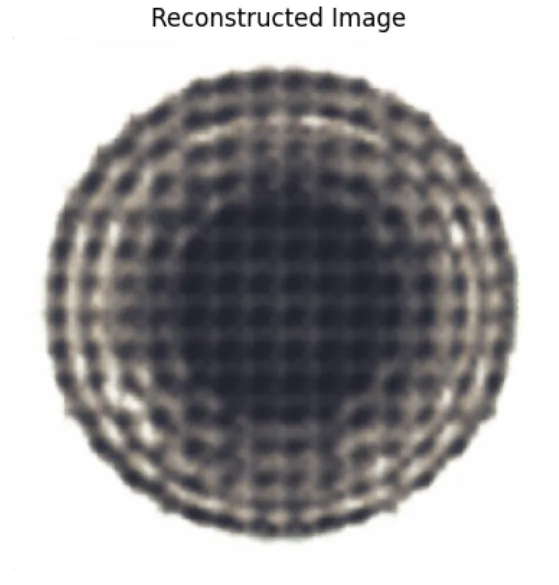
#> input picture noisy_img.png, 559 x 585 px
$ python test.py
#> lines starting #> are read from the running program, lines starting #| are printed output that depends on the picture; after the words box and inside, x2 and y2 are one past the last pixel; in counts of white or black regions, pixels touching at a corner belong together
import cv2
import numpy as np
import matplotlib.pyplot as plt
from skimage import restoration, img_as_float, img_as_ubyte
import os
import sys
from scipy import ndimage, signal
from pathlib import Path

# Verifica versioni delle librerie
import skimage
print(f"scikit-image version: {skimage.__version__}")
print(f"OpenCV version: {cv2.__version__}")

if __name__ == "__main__":
    # Crea la directory di output se non esiste
    output_dir = Path("denoised_img")
    output_dir.mkdir(exist_ok=True)

    # Nome del file di input
    input_file = "noisy_img.png"

    # Carica l'immagine a colori (RGB)
    img = cv2.imread(input_file, cv2.IMREAD_COLOR)
#> img is the input picture: shape (585, 559, 3); mean B, G, R 165.6, 164.7, 166.3
    if img is None:
        print(f"Errore: Impossibile caricare l'immagine {input_file}")
        exit(1)

    # Converti da BGR (formato OpenCV) a RGB (formato matplotlib)
    img_rgb = cv2.cvtColor(img, cv2.COLOR_BGR2RGB)

    # Analisi dell'istogramma dell'immagine per guidare il filtraggio
    print("Analisi dell'istogramma dell'immagine...")
    plt.figure(figsize=(10, 5))
    colors = ('b', 'g', 'r')
    for i, color in enumerate(colors):
        hist = cv2.calcHist([img], [i], None, [256], [0, 256])
        plt.plot(hist, color=color)
    plt.title('Istogramma dell\'immagine')
    plt.xlabel('Intensità del pixel')
    plt.ylabel('Numero di pixel')
    plt.xlim([0, 256])
    plt.savefig(output_dir / "histogram.png")
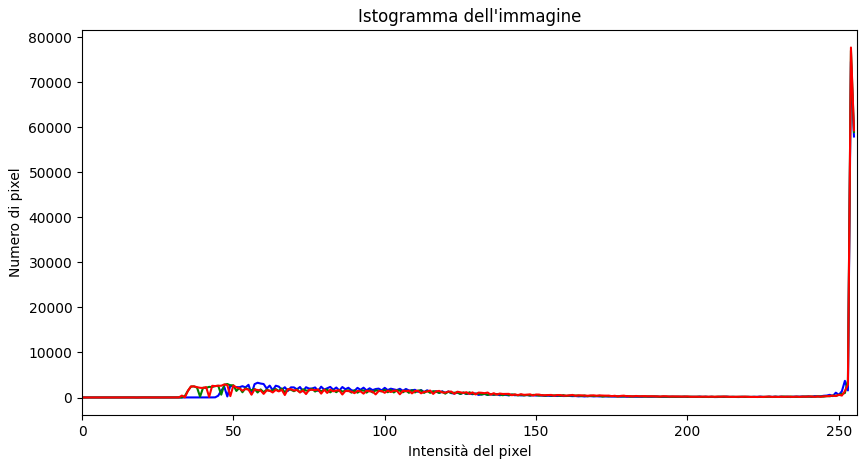
#> figure drawn by matplotlib, 1 panel; curve peaks at x = 254, y = 74611; curve peaks at x = 254, y = 77058; curve peaks at x = 254, y = 77744
    plt.close()

    # Crea una figura per visualizzare tutti i risultati (5 righe, 3 colonne)
    plt.figure(figsize=(20, 25))  # Increased height to accommodate the extra row

    # Mostra l'immagine originale
    plt.subplot(5, 3, 1)  # Changed from 4,3,1 to 5,3,1
    plt.imshow(img_rgb)
    plt.title('Originale')
    plt.axis('off')

    # Crea un dizionario per archiviare tutte le immagini filtrate
    filtered_images = {}
    filtered_images_rgb = {}  # Per la visualizzazione

    # Metodo 1: Filtro Gaussiano con kernel più grande
    gaussian = cv2.GaussianBlur(img, (7, 7), 0)
    filtered_images["gaussian"] = gaussian
    gaussian_rgb = cv2.cvtColor(gaussian, cv2.COLOR_BGR2RGB)
    filtered_images_rgb["gaussian"] = gaussian_rgb
    plt.subplot(5, 3, 2)  # Changed from 4,3,2 to 5,3,2
    plt.imshow(gaussian_rgb)
    plt.title('Filtro Gaussiano (7x7)')
    plt.axis('off')

    # Metodo 2: Filtro Mediano più forte
    median = cv2.medianBlur(img, 7)
    filtered_images["median"] = median
    median_rgb = cv2.cvtColor(median, cv2.COLOR_BGR2RGB)
    filtered_images_rgb["median"] = median_rgb
    plt.subplot(5, 3, 3)  # Changed from 4,3,3 to 5,3,3
    plt.imshow(median_rgb)
    plt.title('Filtro Mediano (7)')
    plt.axis('off')

    # Metodo 3: Filtro Bilaterale più forte
    bilateral = cv2.bilateralFilter(img, 9, 100, 100)
    filtered_images["bilateral"] = bilateral
    bilateral_rgb = cv2.cvtColor(bilateral, cv2.COLOR_BGR2RGB)
    filtered_images_rgb["bilateral"] = bilateral_rgb
    plt.subplot(5, 3, 4)  # Changed from 4,3,4 to 5,3,4
    plt.imshow(bilateral_rgb)
    plt.title('Filtro Bilaterale (9,100,100)')
    plt.axis('off')

    # Metodo 4: Non-local Means Denoising potenziato
    try:
        nlm = cv2.fastNlMeansDenoisingColored(img, None, 15, 15, 7, 21)
        filtered_images["nlm"] = nlm
        nlm_rgb = cv2.cvtColor(nlm, cv2.COLOR_BGR2RGB)
        filtered_images_rgb["nlm"] = nlm_rgb
        plt.subplot(5, 3, 5)  # Changed from 4,3,5 to 5,3,5
        plt.imshow(nlm_rgb)
        plt.title('NL Means (h=15)')
        plt.axis('off')
    except Exception as e:
        print(f"Errore con Non-local Means: {e}")

    # Metodo 5: Total Variation Denoising con peso maggiore
    img_float = img_as_float(img_rgb)  # Già in RGB
    tv = np.zeros_like(img_float)
    for i in range(3):  # Per ciascun canale RGB
        tv[:,:,i] = restoration.denoise_tv_chambolle(img_float[:,:,i], weight=0.2)
    # Converti da float [0,1] a uint8 [0,255] per il salvataggio
    tv_ubyte = img_as_ubyte(tv)
    # Convertiamo da RGB a BGR per il salvataggio con OpenCV
    tv_bgr = cv2.cvtColor(tv_ubyte, cv2.COLOR_RGB2BGR)
    filtered_images["tv"] = tv_bgr
    filtered_images_rgb["tv"] = tv
    plt.subplot(5, 3, 6)  # Changed from 4,3,6 to 5,3,6
    plt.imshow(tv)
    plt.title('TV Denoising (w=0.2)')
    plt.axis('off')

    # Metodo 6: Wavelet Denoising ottimizzato con parametri conservativi
    try:
        from skimage.restoration import denoise_wavelet

        # Utilizziamo BayesShrink con un sigma più basso per preservare più dettagli
        wavelet = denoise_wavelet(img_float,
                                method='BayesShrink',  # Metodo più conservativo
                                mode='soft',
                                channel_axis=-1,
                                sigma=0.05,  # Valore più basso per preservare dettagli
                                rescale_sigma=True)
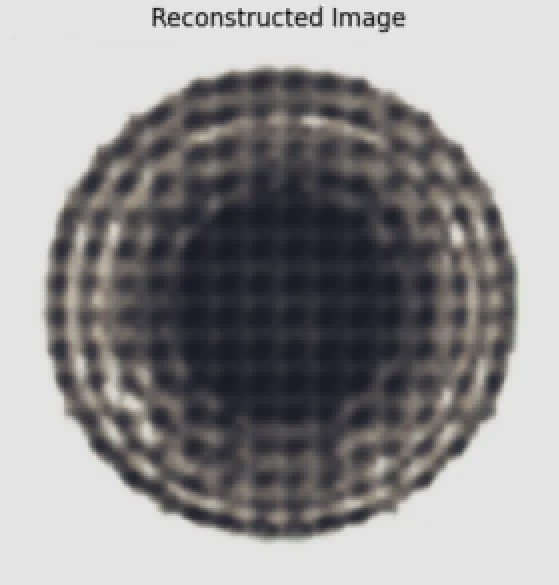
#> wavelet: shape (585, 559, 3) float64; mean R, G, B 0.652, 0.646, 0.649; drawn with min black and max white

        # Clip values to ensure they're in the valid range [0,1] before conversion
        wavelet = np.clip(wavelet, 0, 1)

        # Converti da float [0,1] a uint8 [0,255] per il salvataggio
        wavelet_ubyte = img_as_ubyte(wavelet)
        # Convertiamo da RGB a BGR per il salvataggio con OpenCV
        wavelet_bgr = cv2.cvtColor(wavelet_ubyte, cv2.COLOR_RGB2BGR)
        filtered_images["wavelet"] = wavelet_bgr
        filtered_images_rgb["wavelet"] = wavelet
        plt.subplot(5, 3, 7)  # Changed from 4,3,7 to 5,3,7
        plt.imshow(wavelet)
        plt.title('Wavelet Denoising (BayesShrink)')
        plt.axis('off')
    except Exception as e:
        print(f"Errore con Wavelet Denoising: {e}")

    # Metodo 7: Bilateral filter estremamente forte
    bilateral_strong = cv2.bilateralFilter(img, 25, 175, 175)
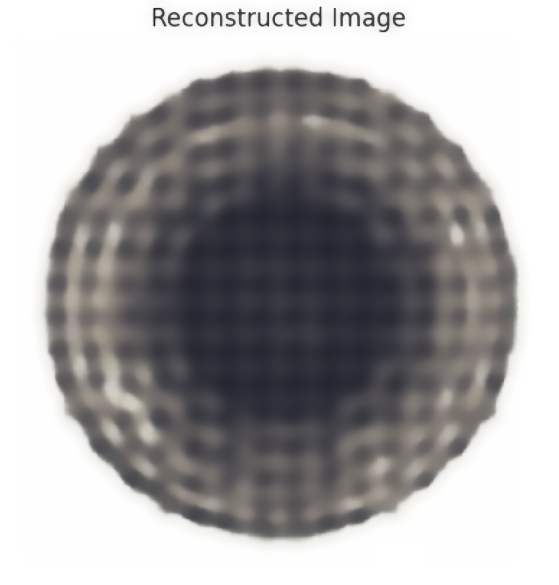
#> bilateral_strong: shape (585, 559, 3); mean B, G, R 165.7, 164.7, 166.4
    filtered_images["bilateral_strong"] = bilateral_strong
    bilateral_strong_rgb = cv2.cvtColor(bilateral_strong, cv2.COLOR_BGR2RGB)
    filtered_images_rgb["bilateral_strong"] = bilateral_strong_rgb
    plt.subplot(5, 3, 8)  # Changed from 4,3,8 to 5,3,8
    plt.imshow(bilateral_strong_rgb)
    plt.title('Bilateral Strong (25,175,175)')
    plt.axis('off')

    # Metodo 8: Combinazione di filtri (Median + Bilateral)
    combo = cv2.bilateralFilter(cv2.medianBlur(img, 5), 9, 75, 75)
    filtered_images["combo"] = combo
    combo_rgb = cv2.cvtColor(combo, cv2.COLOR_BGR2RGB)
    filtered_images_rgb["combo"] = combo_rgb
    plt.subplot(5, 3, 9)  # Changed from 4,3,9 to 5,3,9
    plt.imshow(combo_rgb)
    plt.title('Combinazione (Median + Bilateral)')
    plt.axis('off')

    # Metodo 9: Filtro di Wiener (ottimo per pattern regolari)
    wiener_filtered = np.zeros_like(img)
    for i in range(3):  # Per ciascun canale BGR
        wiener_filtered[:,:,i] = signal.wiener(img[:,:,i], (5, 5))
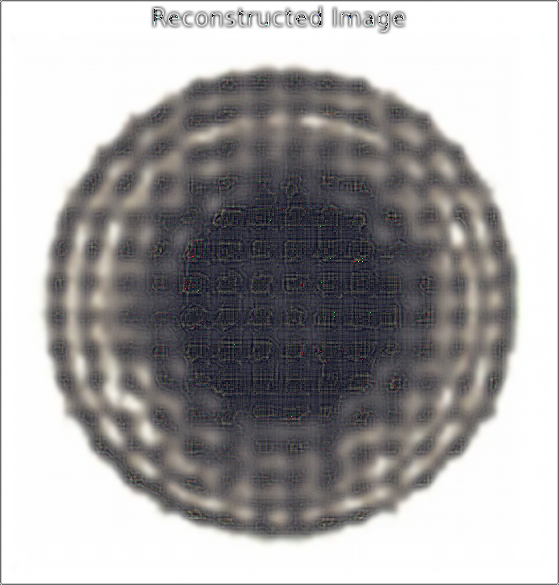
#> wiener_filtered: shape (585, 559, 3); mean B, G, R 164.9, 164.4, 166.1
    filtered_images["wiener"] = wiener_filtered
    wiener_rgb = cv2.cvtColor(wiener_filtered, cv2.COLOR_BGR2RGB)
    filtered_images_rgb["wiener"] = wiener_rgb
    plt.subplot(5, 3, 10)  # Changed from 4,3,10 to 5,3,10
    plt.imshow(wiener_rgb)
    plt.title('Filtro di Wiener (5x5)')
    plt.axis('off')

    # Metodo 10: Adaptive Thresholding (solo per canale di luminanza)
    try:
        # Converti in scala di grigi per threshold adattivo
        img_gray = cv2.cvtColor(img, cv2.COLOR_BGR2GRAY)
        # Applica adaptive threshold
        adaptive = cv2.adaptiveThreshold(img_gray, 255,
                                     cv2.ADAPTIVE_THRESH_GAUSSIAN_C,
                                     cv2.THRESH_BINARY, 11, 2)
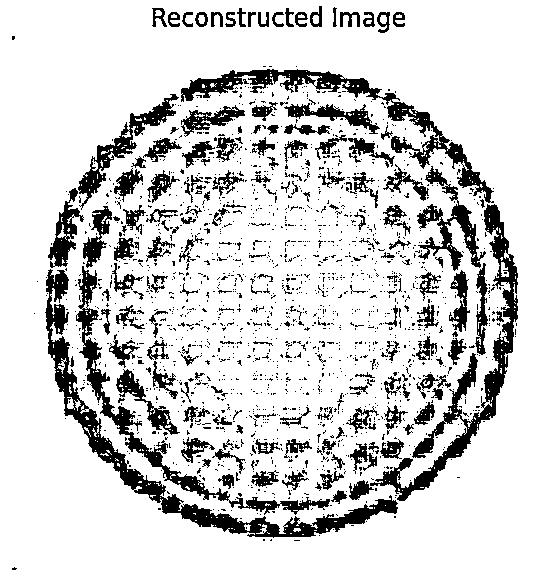
#> adaptive: shape (585, 559); 83.7% white; 1753 black regions (1574 under 20 px), largest, box (x1, y1, x2, y2) and area: (45, 269, 398, 538) 7027, (370, 204, 518, 501) 5570, (181, 69, 494, 203) 4742
        # Convertiamo in BGR per salvare con lo stesso formato
        adaptive_color = cv2.cvtColor(adaptive, cv2.COLOR_GRAY2BGR)
        filtered_images["adaptive"] = adaptive_color
        plt.subplot(5, 3, 11)  # Changed from 4,3,11 to 5,3,11
        plt.imshow(adaptive, cmap='gray')
        plt.title('Adaptive Threshold')
        plt.axis('off')
    except Exception as e:
        print(f"Errore con Adaptive Threshold: {e}")

    # Metodo 11: Combinazione avanzata (Wiener + Bilateral)
    wiener_bilateral = cv2.bilateralFilter(wiener_filtered, 9, 75, 75)
    filtered_images["wiener_bilateral"] = wiener_bilateral
    wiener_bilateral_rgb = cv2.cvtColor(wiener_bilateral, cv2.COLOR_BGR2RGB)
    filtered_images_rgb["wiener_bilateral"] = wiener_bilateral_rgb
    plt.subplot(5, 3, 12)  # Changed from 4,3,12 to 5,3,12
    plt.imshow(wiener_bilateral_rgb)
    plt.title('Wiener + Bilateral')
    plt.axis('off')

    # Metodo 12: Filtro Mean (Box filter)
    mean_filter = cv2.blur(img, (7, 7))  # Kernel 7x7 per un effetto più evidente
    filtered_images["mean"] = mean_filter
    mean_filter_rgb = cv2.cvtColor(mean_filter, cv2.COLOR_BGR2RGB)
    filtered_images_rgb["mean"] = mean_filter_rgb
    plt.subplot(5, 3, 13)  # Added to the 5th row, first position
    plt.imshow(mean_filter_rgb)
    plt.title('Filtro Mean (7x7)')
    plt.axis('off')

    # Create a separate figure for mean filter comparison
    plt.figure(figsize=(10, 5))
    plt.subplot(1, 2, 1)
    plt.imshow(img_rgb)
    plt.title('Originale')
    plt.axis('off')

    plt.subplot(1, 2, 2)
    plt.imshow(mean_filter_rgb)
    plt.title('Filtro Mean (7x7)')
    plt.axis('off')

    plt.tight_layout()
    plt.savefig(output_dir / "mean_filter_comparison.png", dpi=300)
    plt.close()  # Close only the mean filter comparison figure

    # Go back to the main figure and save it
    plt.figure(1)  # Select the first figure (main comparison grid)
    plt.tight_layout()
    plt.savefig(output_dir / "comparison.png", dpi=300)  # Aumenta DPI per migliore qualità

    # Salva tutte le immagini filtrate
    cv2.imwrite(str(output_dir / "original.png"), img)
    for name, image in filtered_images.items():
        try:
            output_path = output_dir / f"{name}.png"
            success = cv2.imwrite(str(output_path), image)
            if success:
                print(f"Salvata: {output_path}")
            else:
                print(f"Errore nel salvare: {output_path}")
        except Exception as e:
            print(f"Errore con {name}: {e}")
#> this loop made 12 passes
#> name on passes 1 to 12: 'gaussian', 'median', 'bilateral', 'nlm', 'tv', 'wavelet', 'bilateral_strong', 'combo', 'wiener', 'adaptive', 'wiener_bilateral', 'mean'
#| Salvata: denoised_img/gaussian.png
#| Salvata: denoised_img/median.png
#| Salvata: denoised_img/bilateral.png
#| Salvata: denoised_img/nlm.png
#| Salvata: denoised_img/tv.png
#| Salvata: denoised_img/wavelet.png
#| Salvata: denoised_img/bilateral_strong.png
#| Salvata: denoised_img/combo.png
#> (further printed lines are left out)

    print(f"Tutte le immagini sono state salvate nella cartella: {output_dir}")

    # Mostra la figura
    plt.show()

    sys.exit(0)
#> (the program exits here)
